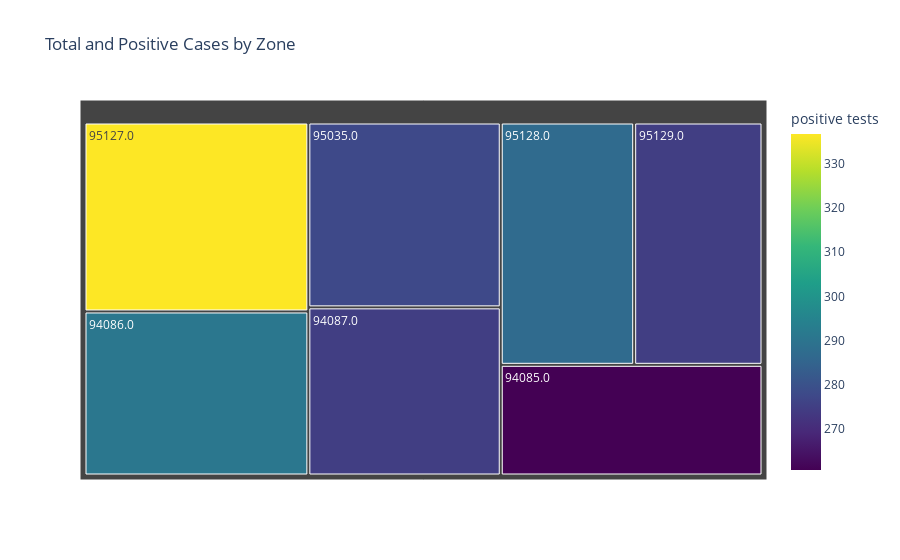

Notebook code for this chart:
### Markdown cell above
La distribution du nombre t otal des cas confirmés et tests positi f s par zones ( I ndication
Tree Map /Bar chart

### Code cell
import plotly.express as px

# Assuming 'df' is your DataFrame with columns 'zone', 'total_cases', and 'positive_tests'
# fig = px.treemap(data2_processed, path=['zcta'], values='case count', title='Total Cases by Zone')

fig = px.treemap(data2_processed, path=['zcta'], values='case count', color='positive tests',
                 color_continuous_scale='viridis', title='Total and Positive Cases by Zone',
                 hover_data={'case count': ':,.0f', 'positive tests': ':,.0f','zcta':':,.0f'})


fig.show()

### Figure 1 — Plotly figure (JSON) as saved in the notebook; plotly's stock layout.template omitted (floating-point values rounded to 4 significant figures)
{"data": [{"branchvalues": "total", "customdata": [[5184.0, 260.7, 94085], [6570.0, 290.8, 94086], [5789.0, 274.7, 94087], [6364.0, 277.6, 95035], [7569, 336.8, 95127], [5785.0, 286.9, 95128], [5564.0, 274.7, 95129]], "domain": {"x": [0, 1], "y": [0, 1]}, "hovertemplate": "labels=%{label}<br>case count=%{customdata[0]:,.0f}<br>parent=%{parent}<br>id=%{id}<br>positive tests=%{color:,.0f}<br>zcta=%{customdata[2]:,.0f}<extra></extra>", "ids": ["94085.0", "94086.0", "94087.0", "95035.0", "95127.0", "95128.0", "95129.0"], "labels": ["94085.0", "94086.0", "94087.0", "95035.0", "95127.0", "95128.0", "95129.0"], "marker": {"coloraxis": "coloraxis", "colors": [260.7, 290.8, 274.7, 277.6, 336.8, 286.9, 274.7]}, "name": "", "parents": ["", "", "", "", "", "", ""], "type": "treemap", "values": [5184.0, 6570.0, 5789.0, 6364.0, 7569, 5785.0, 5564.0]}], "layout": {"coloraxis": {"colorbar": {"title": {"text": "positive tests"}}, "colorscale": [[0, "#440154"], [0.1111, "#482878"], [0.2222, "#3e4989"], [0.3333, "#31688e"], [0.4444, "#26828e"], [0.5556, "#1f9e89"], [0.6667, "#35b779"], [0.7778, "#6ece58"], [0.8889, "#b5de2b"], [1, "#fde725"]]}, "legend": {"tracegroupgap": 0}, "title": {"text": "Total and Positive Cases by Zone"}}}
